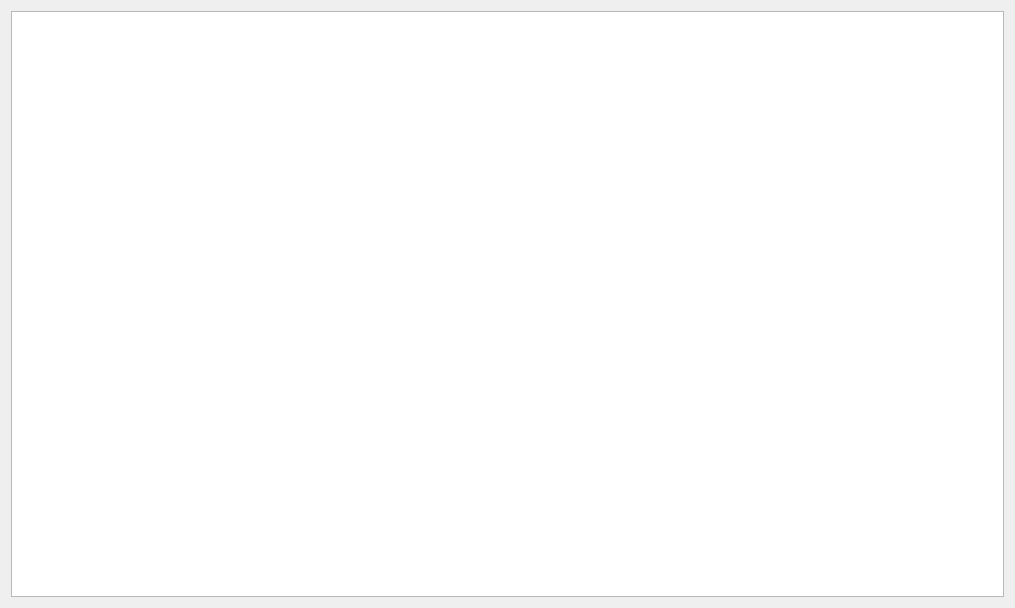
<?xml version="1.0" encoding="UTF-8"?>
<ui version="4.0">
 <class>Widget</class>
 <widget class="QWidget" name="Widget">
  <property name="geometry">
   <rect>
    <x>0</x>
    <y>0</y>
    <width>1015</width>
    <height>608</height>
   </rect>
  </property>
  <property name="windowTitle">
   <string>Widget</string>
  </property>
  <layout class="QGridLayout" name="gridLayout">
   <item row="0" column="0">
    <widget class="QGraphicsView" name="graphicsView"/>
   </item>
  </layout>
 </widget>
 <resources/>
 <connections/>
</ui>
